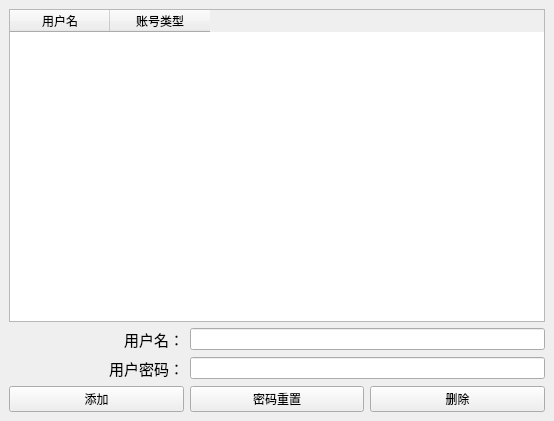
<?xml version="1.0" encoding="UTF-8"?>
<ui version="4.0">
 <class>MainWindow</class>
 <widget class="QMainWindow" name="MainWindow">
  <property name="geometry">
   <rect>
    <x>0</x>
    <y>0</y>
    <width>554</width>
    <height>421</height>
   </rect>
  </property>
  <property name="windowTitle">
   <string>用户信息维护</string>
  </property>
  <widget class="QWidget" name="centralwidget">
   <layout class="QGridLayout" name="gridLayout_2">
    <item row="0" column="0">
     <layout class="QGridLayout" name="gridLayout">
      <item row="2" column="0">
       <widget class="QLabel" name="label_3">
        <property name="font">
         <font>
          <pointsize>11</pointsize>
         </font>
        </property>
        <property name="text">
         <string>用户密码：</string>
        </property>
        <property name="alignment">
         <set>Qt::AlignRight|Qt::AlignTrailing|Qt::AlignVCenter</set>
        </property>
       </widget>
      </item>
      <item row="3" column="1">
       <widget class="QPushButton" name="btnEdit">
        <property name="text">
         <string>密码重置</string>
        </property>
       </widget>
      </item>
      <item row="0" column="0" colspan="3">
       <widget class="QTableWidget" name="tbUser">
        <column>
         <property name="text">
          <string>用户名</string>
         </property>
        </column>
        <column>
         <property name="text">
          <string>账号类型</string>
         </property>
        </column>
       </widget>
      </item>
      <item row="1" column="0">
       <widget class="QLabel" name="label_2">
        <property name="font">
         <font>
          <pointsize>11</pointsize>
         </font>
        </property>
        <property name="text">
         <string>用户名：</string>
        </property>
        <property name="alignment">
         <set>Qt::AlignRight|Qt::AlignTrailing|Qt::AlignVCenter</set>
        </property>
       </widget>
      </item>
      <item row="3" column="0">
       <widget class="QPushButton" name="btnAdd">
        <property name="text">
         <string>添加</string>
        </property>
       </widget>
      </item>
      <item row="3" column="2">
       <widget class="QPushButton" name="btnDel">
        <property name="text">
         <string>删除</string>
        </property>
       </widget>
      </item>
      <item row="1" column="1" colspan="2">
       <widget class="QLineEdit" name="editName"/>
      </item>
      <item row="2" column="1" colspan="2">
       <widget class="QLineEdit" name="editPwd">
        <property name="echoMode">
         <enum>QLineEdit::Password</enum>
        </property>
       </widget>
      </item>
     </layout>
    </item>
   </layout>
  </widget>
 </widget>
 <resources/>
 <connections/>
</ui>
